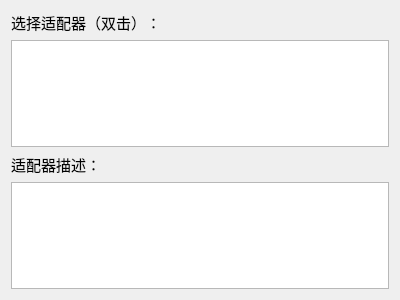
<?xml version="1.0" encoding="UTF-8"?>
<ui version="4.0">
 <class>Dialog</class>
 <widget class="QDialog" name="Dialog">
  <property name="geometry">
   <rect>
    <x>0</x>
    <y>0</y>
    <width>400</width>
    <height>300</height>
   </rect>
  </property>
  <property name="windowTitle">
   <string>Dialog</string>
  </property>
  <layout class="QGridLayout" name="gridLayout">
   <item row="0" column="0">
    <widget class="QLabel" name="label">
     <property name="font">
      <font>
       <pointsize>11</pointsize>
      </font>
     </property>
     <property name="text">
      <string>选择适配器（双击）：</string>
     </property>
    </widget>
   </item>
   <item row="1" column="0">
    <widget class="QTreeView" name="treeView_2"/>
   </item>
   <item row="2" column="0">
    <widget class="QLabel" name="label_2">
     <property name="font">
      <font>
       <pointsize>11</pointsize>
      </font>
     </property>
     <property name="text">
      <string>适配器描述：</string>
     </property>
    </widget>
   </item>
   <item row="3" column="0">
    <widget class="QListView" name="listView"/>
   </item>
  </layout>
 </widget>
 <resources/>
 <connections/>
</ui>
